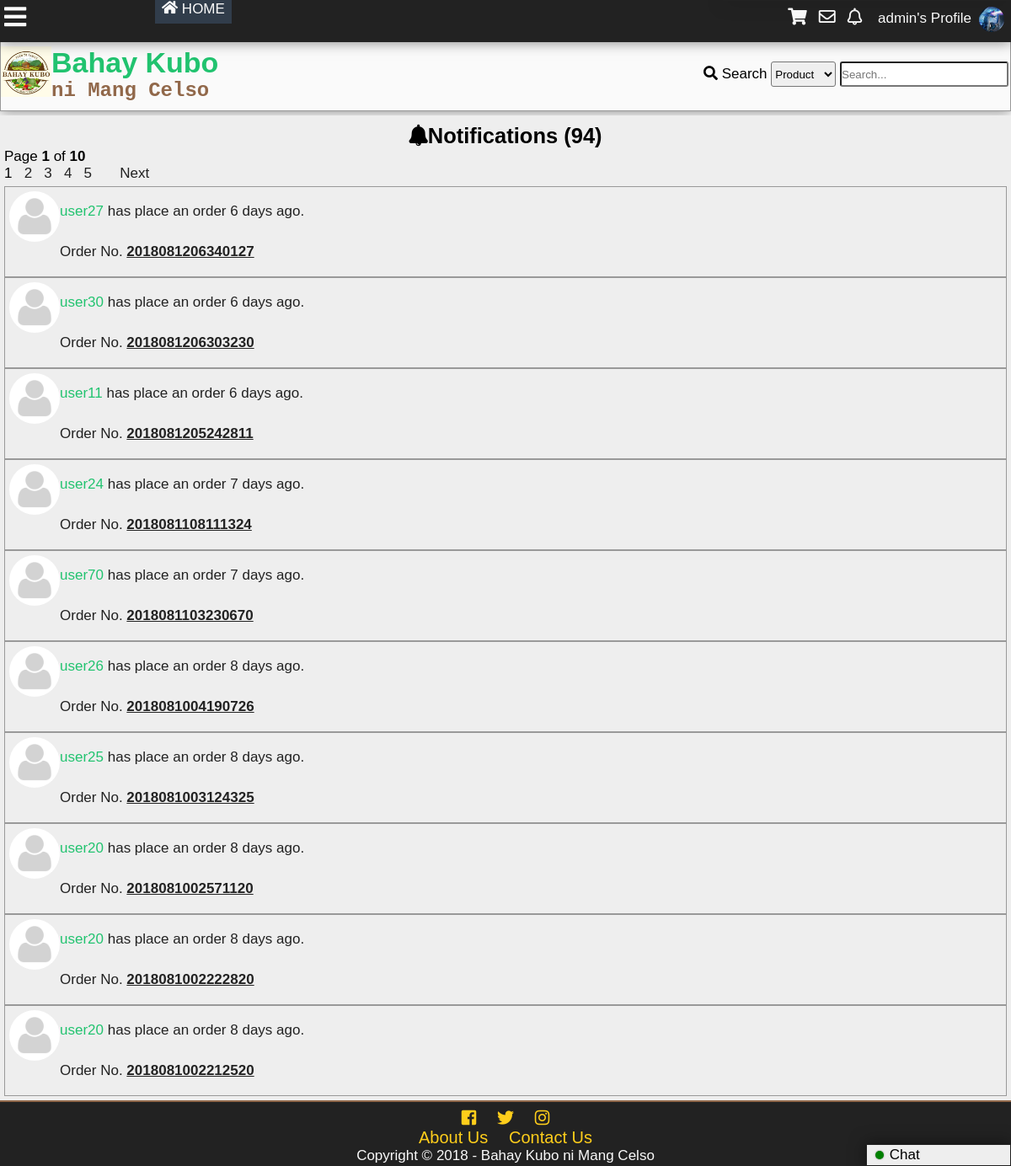
Before: /notification.php (signed in) with the older database file.
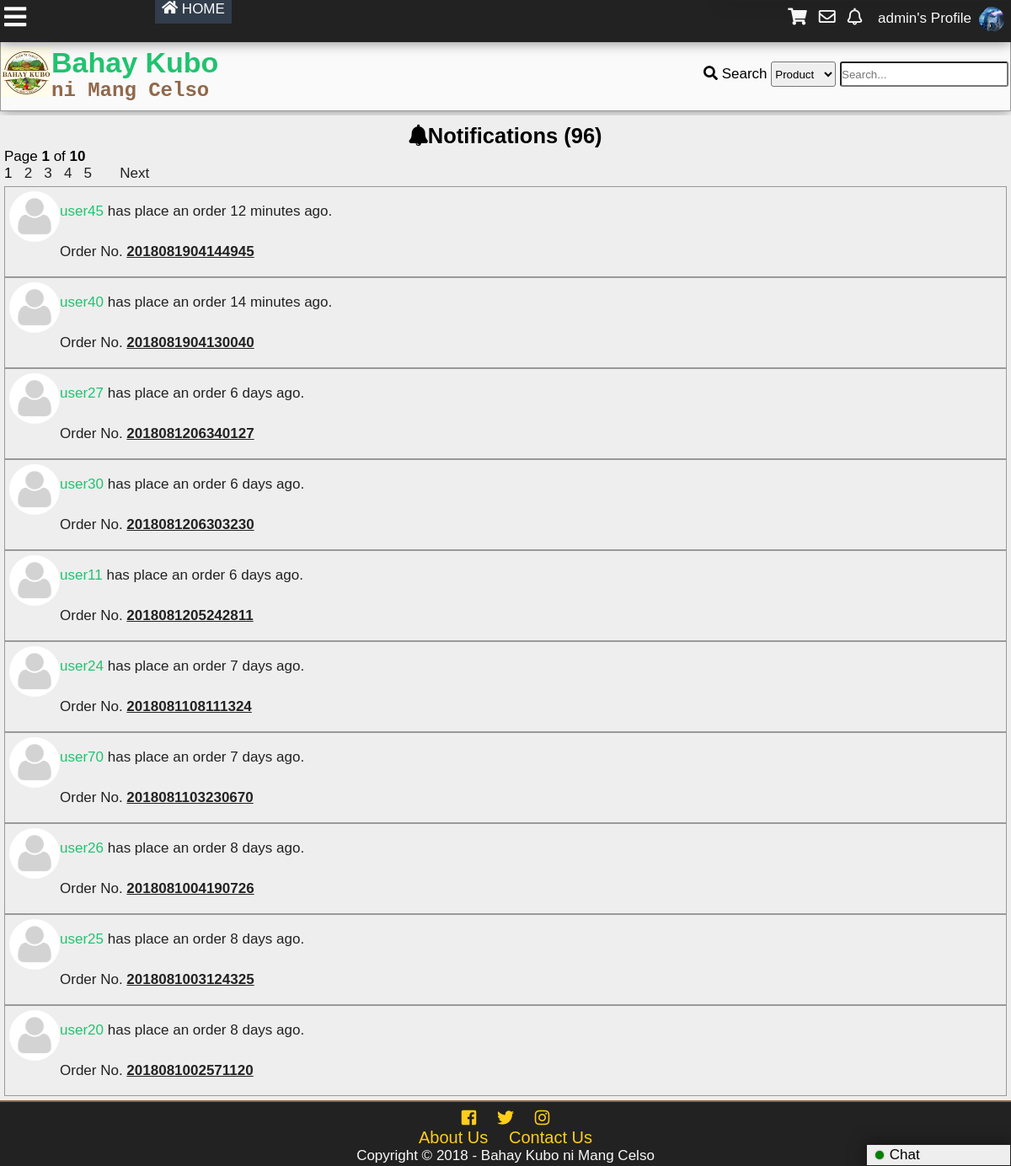
After: the same page with the newer database file.
### tables this page shows
CREATE TABLE `tbluser` (
  `userid` int(11) NOT NULL,
  `username` varchar(100) NOT NULL,
  `password` varchar(100) NOT NULL,
  `firstname` varchar(100) NOT NULL,
  `middlename` varchar(100) NOT NULL,
  `lastname` varchar(100) NOT NULL,
  `birthday` varchar(20) NOT NULL,
  `datecreated` timestamp NOT NULL DEFAULT '0000-00-00 00:00:00',
  `email` varchar(100) NOT NULL,
  `phone` varchar(100) NOT NULL,
  `location` varchar(255) NOT NULL,
  `usertypeid` int(11) NOT NULL,
  `access` int(11) NOT NULL,
  `imgpath` varchar(200) NOT NULL,
  `bio` text NOT NULL,
  `is_show_email` tinyint(1) NOT NULL,
  `gender` int(11) NOT NULL,
  `lastupdate` timestamp NOT NULL DEFAULT '0000-00-00 00:00:00',
  `lastonline` timestamp NOT NULL DEFAULT '0000-00-00 00:00:00',
  `profileviews` int(11) NOT NULL
);

CREATE TABLE `tblnotif` (
  `notifid` int(11) NOT NULL,
  `userid` int(11) NOT NULL,
  `receiverid` int(11) NOT NULL,
  `notifdate` datetime DEFAULT NULL,
  `checked` int(11) NOT NULL,
  `notiftype` int(11) NOT NULL,
  `details` varchar(100) NOT NULL,
  `details2` int(11) NOT NULL
);

### notification.php (the view, shortened to what this page needs)
<?php
include'functions.php';
chattab();
?>
<!DOCTYPE html>
<html lang="en">
<head>
    <link rel="stylesheet" href="css/style.css">
  	<link rel="stylesheet" href="css/fontawesome-all.css">
</head>
<body onscroll="scrollOpacity()">
	<div class="main-container">
	<?php
		addheader();
	?>
		<div class="other-content">
<?php
$id=$_SESSION['id'];
$sql="SELECT notifid FROM tblnotif WHERE receiverid='$id'";
$result=$conn->query($sql);
$rows=$result->num_rows;
$page_rows = 10;
	$last = ceil($rows/$page_rows);
	$pagenum = 1;
	$limit = 'LIMIT ' .($pagenum - 1) * $page_rows .',' .$page_rows;
	$textline1 = "<i class='fas fa-bell'></i>Notifications (<b>".number_format($rows)."</b>)";
	$textline2 = "Page <b>$pagenum</b> of <b>$last</b>";
	$paginationCtrls = '';
	if($last != 1){
	    $paginationCtrls .= ''.$pagenum.' &nbsp; ';
	    for($i = $pagenum+1; $i <= $last; $i++){
			$paginationCtrls .= '<a href="'.$_SERVER['PHP_SELF'].'?pn='.$i.'">'.$i.'</a> &nbsp; ';
			if($i >= $pagenum+4){
				break;
			}
		}
		if ($pagenum != $last) {
	        $next = $pagenum + 1;
	        $paginationCtrls .= ' &nbsp; &nbsp; <a href="'.$_SERVER['PHP_SELF'].'?pn='.$next.'">Next</a> ';
	    }
	}
	echo'<h2>  '.$textline1.'</h2>
	<p>  '.$textline2.' </p>
	<div id="pagination_controls"> '.$paginationCtrls.'</div>';
$sql="SELECT tblnotif.userid,notifid,username,imgpath,receiverid,notifdate,notiftype,details,details2 FROM tblnotif
LEFT JOIN tbluser
ON tblnotif.userid=tbluser.userid
WHERE receiverid='$id'
ORDER BY notifid DESC $limit";
$result=$conn->query($sql);
echo '<ul id="notiflist">';
while($rows=$result->fetch_object())
{
$uid=$rows->userid;
$uname=$rows->username;
$type=$rows->notiftype;
$date=time_elapsed_string($rows->notifdate);
$details=$rows->details;
$imgpath=$rows->imgpath;
if(!$imgpath){
	$imgpath='img/default.png';
}
if($type==1){
	echo'<li><div class="comment-tn">
				<img src="'.$imgpath.'">
			</div><a class="n1" href="profile.php?id='.$uid.'">'.$uname.'</a> <a class="n2" href="profile.php?name='.$_SESSION['name'].'#comment'.$details.'"> has commented on your profile '.$date.'</a></li>';
}else if ($type==3){
	echo'<li><i class="fas fa-ban banned"></i> Sorry, your profile picture has been removed.<br>
	Please read the rules and guidelines.</li>';
}else if ($type==4){
	echo'<li> Your order has been <span style="color:green;"><b>approved</b></span><br>'.$date.'.<br>
	Order No. <a class="black" href="search.php?criteria=3&search-text='.$details.'"><b>'.$details.'</a></b></li>';
}else if ($type==5){
	echo'<li> Your order has been <span style="color:red;"><b>rejected</b></span><br>'.$date.'.<br>
	Order No. <a class="black" href="search.php?criteria=3&search-text='.$details.'"><b>'.$details.'</a></b></li>';
}else if ($type==6){
	echo'<li> Your order has been <span style="color:red;"><b>cancelled</b></span><br>'.$date.'.<br>
	Order No. <a class="black" href="search.php?criteria=3&search-text='.$details.'"><b>'.$details.'</a></b></li>';
}else if ($type==7){
	echo'<li> <div class="comment-tn">
				<img src="'.$imgpath.'">
			</div>
			 <a class="n1" href="profile.php?id='.$uid.'">'.$uname.'</a> has place an order '.$date.'.<br>
	Order No. <a class="black" href="search.php?criteria=3&search-text='.$details.'"><b>'.$details.'</b></a></li>';
}
}
echo '</ul>';
?>
		</div>
		<?php
			addfooter();
		?>
	</div>
</body>
</html>

### functions.php (shortened to what this page needs)
<?php
function addheader(){
	echo'<header id="main-header">
			<div class="grid-header">
				<div class="box1">
					<a href="index.php">
						<div class="logo">
							<img src="img/logo.jpg">
						</div>
						<div id="header-text">
						<h1 id="first-text">Bahay Kubo</h1><br>
							<h2 id="second-text"> ni Mang Celso</h2>
						</div>
					</a>
				</div>
				<div class="box2">';
						search_function();
				echo'</div>
				<div class="modal2">
				</div>
				<div id="search-dropdown">
				</div>
			</div>
		</header>
		<div class="subheader">
			<div class="subgrid">
				<div class="svg">
					<p class="open-slide" onclick="openSlideMenu()">
						<i class="fas fa-bars"></i>
					</p>
				</div>
				<div class="nav">
					<a id="Home" href="index.php"><i class="fas fa-home"></i> HOME</a>
				</div>
				<div class="profile-grid">';
						session_button();
				echo'</div>
			</div>
		</div>
	';
}
function addfooter(){
	echo'<footer id="main-footer">
			<div class="container">
				<a target="_blank" title="Like us on Facebook" href="https://www.facebook.com/BahayKuboniMangCelso/?ref=page_internal"><i class="fab fa-facebook-square"></i></a>
				<a target="_blank" title="Follow us on Twitter" href="https://twitter.com/"><i class="fab fa-twitter"></i></a>
				<a target="_blank" title="Follow us on Instagram" href="https://www.instagram.com/?hl=ens"><i class="fab fa-instagram"></i></a>
				<p><a href="about.php">About Us</a>
				<a href="contact.php">Contact Us</a>
				</p>
				<p>Copyright &copy; '.date('Y').' - <span id="company">Bahay Kubo ni Mang Celso</span></p>
			</div>
		</footer>';
}
function time_elapsed_string($datetime, $full = false) {
    $now = new DateTime;
    $ago = new DateTime($datetime);
    $diff = $now->diff($ago);
    $string = array(
        'y' => 'year',
        'm' => 'month',
        'd' => 'day',
        'h' => 'hour',
        'i' => 'minute',
        's' => 'second'
    );
    foreach ($string as $k => &$v) {
        if ($diff->$k) {
            $v = $diff->$k . ' ' . $v . ($diff->$k > 1 ? 's' : '');
        } else {
            unset($string[$k]);
        }
    }
    if (!$full) $string = array_slice($string, 0, 1);
    return $string ? implode(', ', $string) . ' ago' : 'just now';
}
function session_button(){
	$conn = mysqli_connect ("localhost", "root", "", "itsproject");
	echo '<div id="top-total" onclick="showCartPanel()">';
	echo'</div>
	<div id="cart-panel"">
		<h1 onclick="hideCartPanel()" class="close-heading">Shopping Cart <i style="float:right; padding-right:10px" class="fas fa-times"></i></h1>
		<div id="shopping-cart-content"></div>
	</div>
	<i class="fas fa-shopping-cart button" onclick="showCartPanel()"></i>';
	if(isset($_SESSION['id'])){
	$id=$_SESSION['id'];
		$sql="SELECT imgpath FROM tbluser WHERE userid=".$id."";
		$result=$conn->query($sql);
		$row=$result->fetch_object();
		$tn_image=$row->imgpath;
$sql="SELECT pmid FROM tblpm WHERE receiverid='$id' AND checked=0 GROUP BY senderid";
$result=$conn->query($sql);
$count=$result->num_rows;
		echo'<a class="button" title="Check your messages" href="inbox.php?id='.$_SESSION["id"].'"><i class="far fa-envelope"></i><span id="pmnum">'.$count.'</span></a>';
$sql="SELECT notifid FROM tblnotif
	WHERE receiverid='$id' and checked=0
	";
$result=$conn->query($sql);
$count=$result->num_rows;
		echo'<a class="button" id="notifbtn" title="Check your notifications" onclick="showNotif()""><i class="far fa-bell"></i><span id="notifnum">'.$count.'</span></a>
		<a class="button" href=profile.php?id='.$_SESSION['id'].'>
		'.$_SESSION["name"].'\'s Profile<div class="top-tn"><img src="'.$tn_image.'""></div></a>';
	}else{
		echo'<div id="notifnum"></div><div id="pmnum"></div>
		<a href ="register.php" class="button"><i class="fas fa-pencil-alt"></i></i>Sign Up</a>
		<a id="modalBtn" class="button"><i class="fas fa-sign-in-alt"></i>Login</a>';
	}
}
function search_function(){
	echo'
		<form action="search.php" method="get">
			<i class="fas fa-search"></i>
			<label>Search</label>
			<select name="criteria" id="criteria">
				<option value="1">Product</option>';
			echo'<option value="2">User</option>
			</select>
			<input type="text" onkeyup="searchdropdown()" required name="search-text" placeholder="Search..." id="search-text" autocomplete="off">
		</form>
	';
}
function chattab(){
	if(isset($_SESSION['id'])){
		echo'
		<div id="chat-tab" onclick="showChatPanel()">
			<div class="online"></div>
			<span>Chat</span>
		</div>
		<div id="chat-modal" onclick="hideChatPanel()">
		</div>
		<div id="chat-panel">
			<div id="chat-panel-body"><h3 onclick="hideChatPanel()" class="close-heading">Chat</h3>
				<ul>';
			echo'
				</ul>
			</div>
			<div id="chat-bottom">
				<form id="chat-search-form">
					<i class="fas fa-search"></i><input type="text" id="chat-search" onkeyup="searchChat()" autocomplete="off" placeholder="Search friend...">
				</form>
			</div>
		</div>';
	}
}

### css/style.css (style rules this page uses)
* { padding:0; margin:0; }
:root { --facebookblue:#4267b2; --twitterlogo:#00aced; --lightblue:#c0deed; --sunflower:#ffce1b; --orangered:#FF4500; --magenta:#ff00ff; --lime:#32CD32; --palegreen:#98fb98; --dark-red:#590000; --blood-red:#8B0000; --cyan:#00ffff; --bluegreen:#21c36f; --canvas:#F3ECE2; --dark-purple:#551A8B; --dark-blue:#313d4b; --primary-color:#21c36f; --secondary-color:#c0deed; --contrast: #91684a; --secondary-contrast:#313d4b; --light-color:#fafafa; --dark-color:#222; --gray:#eee; --darkgray:#999; }
body { font-family: Lora,'MS Sans Serif',Geneva,sans-serif; font-size: 17px; background:var(--light-color); }
h1,h2,h3,h4,h5,h6 { font-family: Arial, Helvetica, sans-serif; }
a { text-decoration: none; }
li { list-style: none; }
.black { color:var(--dark-color); text-decoration: underline; }
.main-container { display:grid; grid-template-areas: "header" "main-search" "featured" "content" "footer"; }
.container { padding:0 5px 0 5px; }
.subheader { z-index: 1000; position:fixed; top:0; grid-area:subheader; width:100%; padding-bottom: 4px; background: var(--dark-color); color: var(--light-color); box-shadow: 0 0 15px rgba(0,0,0,0.5); }
.subgrid { display: grid; grid-template-columns: 1fr 4fr; grid-template-areas: "svg profile" }
.open-slide { grid-area: svg; padding: 5px; font-size: 30px; color: var(--light-color); }
.fa-bars { transition-duration: 350ms; transition-property: transform; }
#home { position: relative; padding: 0.5em; background: var(--secondary-contrast); font-size: 1em; color: var(--light-color); }
.profile-grid { grid-area: profile; grid-column-start: right; padding: 8px; }
.profile-grid i { font-size:20px; }
.button { padding: 2px 5px; color: var(--light-color); border:0; margin-right: 4px; text-align: center; cursor:pointer; }
.top-tn { height:30px; width:30px; border-radius: 50%; overflow:hidden; float:right; }
.top-tn img { max-width: 100% }
#notiflist li { color:var(--dark-color); padding:5px; border:1px solid var(--darkgray); line-height: 3rem; overflow:hidden; }
.n1,#seeallnotif { color:var(--primary-color); }
#main-header { grid-area:header; margin-top: 44px; background: var(--light-color); border: 1px solid var(--darkgray); box-shadow: 0 0 15px rgba(0,0,0,0.5); margin-bottom: 5px; }
#highlight-text,#first-text { color:var(--primary-color); }
#second-text { color:var(--contrast); font-family: "Courier New", Courier, monospace; font-size: 24px; }
#first-text,#second-text { display: inline; }
.grid-header { display:grid; grid-template-columns: 1fr 1fr; grid-template-areas: "title login"; align-items:center; padding: 10px 0; }
.box1 { grid-area:title; }
.logo { float: left; width: 60px; height: 60px; }
.logo img { max-width: 100%; }
.box2 { grid-area:login; grid-column-start: right; padding-right: 2px; }
#header-text { padding-left:10px; }
.box2 select { height: 30px; border-radius: 3px; }
.box2 input[type='text'] { height: 30px; width: 200px; border-radius: 3px; }
.other-content { box-sizing: border-box; padding:5px; background: var(--gray); min-height:85vh; position: relative; }
.other-content h2,.other-content h3 { text-align: center; margin-top: 5px; }
.online { display: inline-block; padding:5px; margin-right: 2px; border-radius: 50%; border:1px solid var(--darkcolor); background: green; box-shadow: 0 0 2px rgba(0,0,0,0.5); }
.comment-tn { height:60px; width:60px; border-radius: 50%; overflow:hidden; float:left; }
.comment-tn img { max-width: 100%; }
#pagination_controls { margin-bottom: 5px; }
#pagination_controls a { color:var(--dark-color); }
#chat-tab { position:fixed; z-index: 200; right: 0; bottom: 0; width: 150px; height: 20px; background: var(--gray); border: 1px solid var(--dark-color); box-shadow: 0 0 20px 0 rgba(0,0,0,0.5); cursor: pointer; padding: 2px 10px; }
#main-footer { grid-area:footer; background:var(--dark-color); background-position:center; background-size:cover; background-repeat:no-repeat; background-attachment: fixed; text-align: center; padding: 8px; color:var(--light-color); height: 60px; border-top: 2px solid var(--contrast); }
#main-footer a { font-size: 20px; color: var(--sunflower); padding-left: 10px; padding-right: 10px; }

Changed rows visible on the page:
no longer on this page (row unchanged): tblnotif: notiftype 7 (drawn), userid.username "user20", notifdate "8 days ago", details "2018081002222820"
no longer on this page (row unchanged): tblnotif: notiftype 7 (drawn), userid.username "user20", notifdate "8 days ago", details "2018081002212520"
added tblnotif: notiftype 7 (drawn), userid.username "user45", notifdate "12 minutes ago", details "2018081904144945"
added tblnotif: notiftype 7 (drawn), userid.username "user40", notifdate "14 minutes ago", details "2018081904130040"
Other visible differences:
$rows: "94" → "96"
